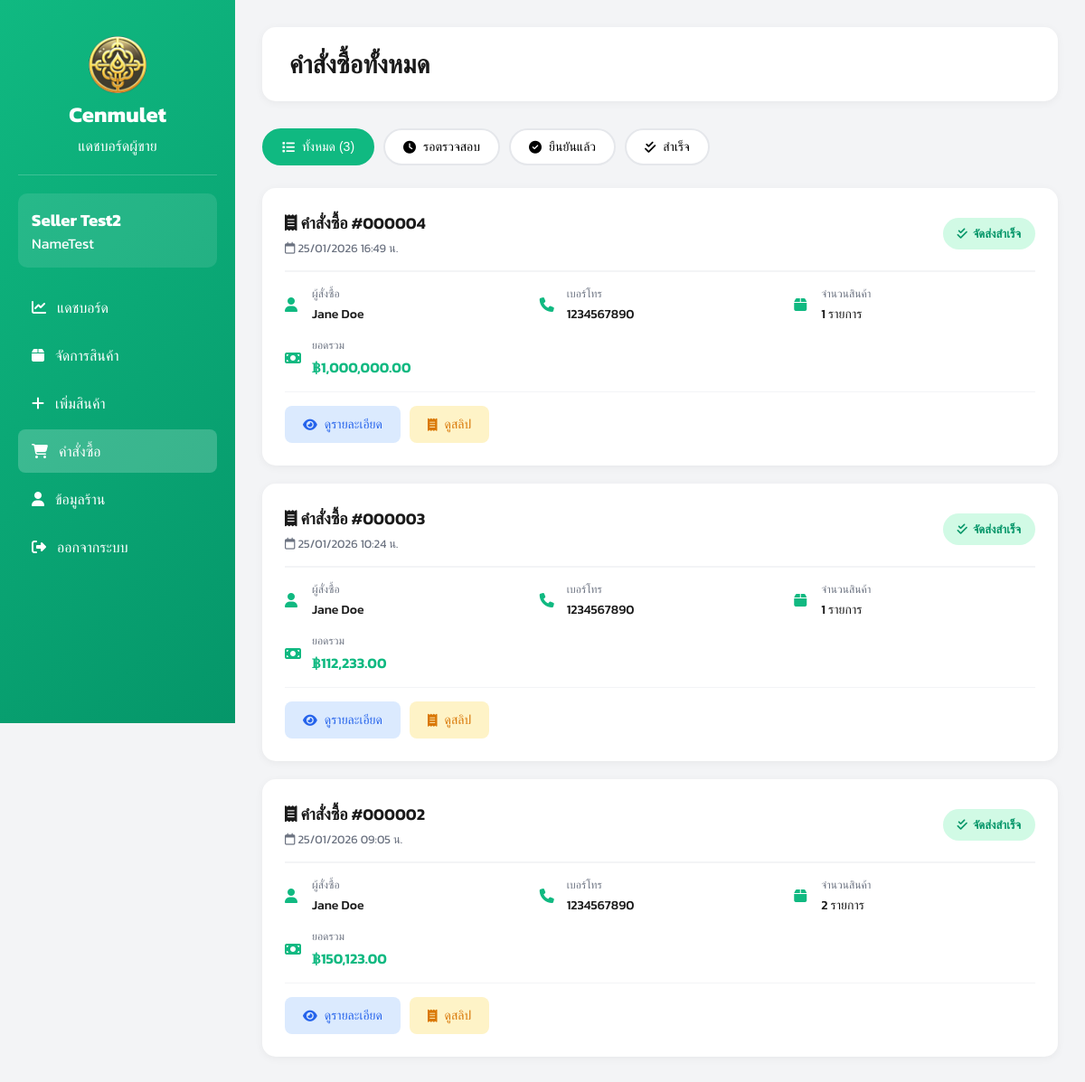
Screenshot of /views/seller/orders.php (signed in) with the database file from the repository.
### tables this page shows
CREATE TABLE sellers (
    id INTEGER PRIMARY KEY AUTOINCREMENT,
    fullname TEXT,
    store_name TEXT,
    username TEXT UNIQUE,
    password TEXT,
    address TEXT,
    img_store TEXT,
    tel TEXT,
    pay_contax TEXT,
    id_per TEXT,
    img_per TEXT
);

CREATE TABLE orders (
    id INTEGER PRIMARY KEY AUTOINCREMENT,
    user_id INTEGER,
    total_price REAL,
    status TEXT DEFAULT 'pending',
    created_at DATETIME DEFAULT CURRENT_TIMESTAMP,
    FOREIGN KEY (user_id) REFERENCES users(id)
);

### views/seller/orders.php (the view, shortened to what this page needs)
<?php
require_once __DIR__ . "/../../config/db.php";
$seller_id = $_SESSION['user_id'];
try {
    $stmt = $db->prepare("SELECT * FROM sellers WHERE id = :id");
    $stmt->execute([':id' => $seller_id]);
    $seller = $stmt->fetch(PDO::FETCH_ASSOC);
} catch (PDOException $e) {
    die("Error: " . $e->getMessage());
}
try {
    $stmt = $db->prepare("
        SELECT DISTINCT o.*, u.fullname, u.tel, u.address,
               p.slip_image, p.status as payment_status,
               COUNT(DISTINCT oi.id) as item_count
        FROM orders o
        JOIN order_items oi ON o.id = oi.order_id
        JOIN amulets a ON oi.amulet_id = a.id
        JOIN users u ON o.user_id = u.id
        LEFT JOIN payments p ON o.id = p.order_id
        WHERE a.sellerId = :seller_id
        GROUP BY o.id
        ORDER BY o.created_at DESC
    ");
    $stmt->execute([':seller_id' => $seller_id]);
    $orders = $stmt->fetchAll(PDO::FETCH_ASSOC);
} catch (PDOException $e) {
    die("Error: " . $e->getMessage());
}
?>
<!DOCTYPE html>
<html lang="th">
<head>
    <link rel="stylesheet" href="https://cdnjs.cloudflare.com/ajax/libs/font-awesome/6.5.1/css/all.min.css">
</head>
<body>
    <div class="dashboard-container">
        <aside class="sidebar">
            <div class="sidebar-header">
                <img src="/public/images/image.png" alt="" width="64px">
                <h2>Cenmulet</h2>
                <p>แดชบอร์ดผู้ขาย</p>
            </div>
            <div class="user-info">
                <h3><?php echo htmlspecialchars($seller['store_name']); ?></h3>
                <p><?php echo htmlspecialchars($seller['fullname']); ?></p>
            </div>
            <ul class="sidebar-menu">
                <li><a href="/views/seller/dashboard.php"><i class="fa-solid fa-chart-line"></i> แดชบอร์ด</a></li>
                <li><a href="/views/seller/products.php"><i class="fa-solid fa-box"></i> จัดการสินค้า</a></li>
                <li><a href="/views/seller/add_product.php"><i class="fa-solid fa-plus"></i> เพิ่มสินค้า</a></li>
                <li><a href="/views/seller/orders.php" class="active"><i class="fa-solid fa-shopping-cart"></i> คำสั่งซื้อ</a></li>
                <li><a href="/views/seller/seller_profile.php"><i class="fa-solid fa-user"></i> ข้อมูลร้าน</a></li>
                <li><a href="/auth/logout.php"><i class="fa-solid fa-right-from-bracket"></i> ออกจากระบบ</a></li>
            </ul>
        </aside>
        <main class="main-content">
            <div class="top-bar">
                <h1>คำสั่งซื้อทั้งหมด</h1>
            </div>
            <div class="filter-tabs">
                <button class="tab-btn active" onclick="filterOrders('all')">
                    <i class="fa-solid fa-list"></i> ทั้งหมด (<?php echo count($orders); ?>)
                </button>
                <button class="tab-btn" onclick="filterOrders('pending')">
                    <i class="fa-solid fa-clock"></i> รอตรวจสอบ
                </button>
                <button class="tab-btn" onclick="filterOrders('confirmed')">
                    <i class="fa-solid fa-check-circle"></i> ยืนยันแล้ว
                </button>
                <button class="tab-btn" onclick="filterOrders('completed')">
                    <i class="fa-solid fa-check-double"></i> สำเร็จ
                </button>
            </div>
            <?php if (count($orders) > 0): ?>
                <div class="orders-list">
                    <?php foreach ($orders as $order): ?>
                        <?php
                        $status_class = 'status-pending';
                        $status_text = 'รอตรวจสอบ';
                        $status_icon = 'fa-clock';
                        $data_status = 'pending';
                        if ($order['payment_status'] === 'confirmed') {
                            $status_class = 'status-confirmed';
                            $status_text = 'ยืนยันการชำระเงิน';
                            $status_icon = 'fa-check-circle';
                            $data_status = 'confirmed';
                        }
                        if ($order['status'] === 'completed') {
                            $status_class = 'status-completed';
                            $status_text = 'จัดส่งสำเร็จ';
                            $status_icon = 'fa-check-double';
                            $data_status = 'completed';
                        }
                        ?>
                        <div class="order-card" data-status="<?php echo $data_status; ?>">
                            <div class="order-header">
                                <div>
                                    <div class="order-number">
                                        <i class="fa-solid fa-receipt"></i>
                                        คำสั่งซื้อ #<?php echo str_pad($order['id'], 6, '0', STR_PAD_LEFT); ?>
                                    </div>
                                    <div style="font-size: 13px; color: #6b7280; margin-top: 5px;">
                                        <i class="fa-regular fa-calendar"></i>
                                        <?php echo date('d/m/Y H:i น.', strtotime($order['created_at'])); ?>
                                    </div>
                                </div>
                                <div class="status-badge <?php echo $status_class; ?>">
                                    <i class="fa-solid <?php echo $status_icon; ?>"></i>
                                    <?php echo $status_text; ?>
                                </div>
                            </div>
                            <div class="order-info">
                                <div class="info-item">
                                    <i class="fa-solid fa-user"></i>
                                    <div>
                                        <div class="info-label">ผู้สั่งซื้อ</div>
                                        <div class="info-value"><?php echo htmlspecialchars($order['fullname']); ?></div>
                                    </div>
                                </div>
                                <div class="info-item">
                                    <i class="fa-solid fa-phone"></i>
                                    <div>
                                        <div class="info-label">เบอร์โทร</div>
                                        <div class="info-value"><?php echo htmlspecialchars($order['tel']); ?></div>
                                    </div>
                                </div>
                                <div class="info-item">
                                    <i class="fa-solid fa-box"></i>
                                    <div>
                                        <div class="info-label">จำนวนสินค้า</div>
                                        <div class="info-value"><?php echo $order['item_count']; ?> รายการ</div>
                                    </div>
                                </div>
                                <div class="info-item">
                                    <i class="fa-solid fa-money-bill"></i>
                                    <div>
                                        <div class="info-label">ยอดรวม</div>
                                        <div class="info-value" style="color: #10b981; font-size: 16px; font-weight: 600;">
                                            ฿<?php echo number_format($order['total_price'], 2); ?>
                                        </div>
                                    </div>
                                </div>
                            </div>
                            <div class="order-actions">
                                <a href="/views/seller/order_detail.php?id=<?php echo $order['id']; ?>" class="btn btn-view">
                                    <i class="fa-solid fa-eye"></i> ดูรายละเอียด
                                </a>
                                <?php if ($order['slip_image']): ?>
                                <button onclick="showSlip('<?php echo htmlspecialchars($order['slip_image']); ?>')" class="btn btn-slip">
                                    <i class="fa-solid fa-receipt"></i> ดูสลิป
                                </button>
                                <?php endif; ?>
                            </div>
                        </div>
                    <?php endforeach; ?>
                </div>
            <?php endif; ?>
        </main>
    </div>
</body>
</html>

### views/seller/orders.php (style rules this page uses)
* { margin: 0; padding: 0; box-sizing: border-box; }
body { font-family: "Kanit", sans-serif; background: #f3f4f6; }
.dashboard-container { display: flex; min-height: 100vh; }
.sidebar { width: 260px; background: linear-gradient(135deg, #10b981 0%, #059669 100%); color: #fff; padding: 20px; position: fixed; height: 100vh; overflow-y: auto; }
.sidebar-header { text-align: center; padding: 20px 0; border-bottom: 1px solid rgba(255, 255, 255, 0.2); margin-bottom: 20px; }
.sidebar-header h2 { font-size: 24px; margin-bottom: 5px; }
.user-info { background: rgba(255, 255, 255, 0.1); padding: 15px; border-radius: 10px; margin-bottom: 20px; }
.sidebar-menu { list-style: none; }
.sidebar-menu li { margin-bottom: 5px; }
.sidebar-menu a { display: flex; align-items: center; gap: 12px; padding: 12px 15px; color: #fff; text-decoration: none; border-radius: 8px; transition: all 0.3s; }
.sidebar-menu a:hover, .sidebar-menu a.active { background: rgba(255, 255, 255, 0.2); }
.main-content { margin-left: 260px; flex: 1; padding: 30px; }
.top-bar { background: #fff; padding: 20px 30px; border-radius: 15px; box-shadow: 0 2px 10px rgba(0, 0, 0, 0.05); margin-bottom: 30px; }
.top-bar h1 { font-size: 28px; color: #1a1a1a; }
.filter-tabs { display: flex; gap: 10px; margin-bottom: 25px; flex-wrap: wrap; }
.tab-btn { padding: 10px 20px; border: 2px solid #e5e7eb; background: #fff; border-radius: 25px; font-size: 14px; font-weight: 500; cursor: pointer; transition: all 0.3s; display: flex; align-items: center; gap: 8px; }
.tab-btn.active { background: #10b981; color: #fff; border-color: #10b981; }
.orders-list { display: flex; flex-direction: column; gap: 20px; }
.order-card { background: #fff; border-radius: 15px; padding: 25px; box-shadow: 0 2px 10px rgba(0, 0, 0, 0.05); transition: all 0.3s; }
.order-header { display: flex; justify-content: space-between; align-items: center; padding-bottom: 15px; border-bottom: 2px solid #f3f4f6; margin-bottom: 15px; }
.order-number { font-size: 18px; color: #1a1a1a; font-weight: 600; }
.status-badge { padding: 8px 16px; border-radius: 20px; font-size: 13px; font-weight: 600; display: inline-flex; align-items: center; gap: 6px; }
.status-completed { background: #d1fae5; color: #059669; }
.order-info { display: grid; grid-template-columns: repeat(auto-fit, minmax(200px, 1fr)); gap: 15px; margin-bottom: 15px; }
.info-item { display: flex; align-items: center; gap: 10px; }
.info-item i { color: #10b981; width: 20px; }
.info-item div { flex: 1; }
.info-label { font-size: 12px; color: #6b7280; margin-bottom: 3px; }
.info-value { font-size: 14px; color: #1a1a1a; font-weight: 500; }
.order-actions { display: flex; gap: 10px; margin-top: 15px; padding-top: 15px; border-top: 1px solid #f3f4f6; }
.btn { padding: 10px 20px; border: none; border-radius: 8px; font-size: 14px; font-weight: 500; cursor: pointer; transition: all 0.3s; display: inline-flex; align-items: center; gap: 8px; text-decoration: none; }
.btn-view { background: #dbeafe; color: #2563eb; }
.btn-slip { background: #fef3c7; color: #d97706; }

### rows the page displays
sellers: store_name "Seller Test2", fullname "NameTest"
orders: id "000004", created_at "25/01/2026 16:49 น.", status "จัดส่งสำเร็จ", fullname "Jane Doe", tel "1234567890", item_count "1", total_price "1,000,000.00"
orders: id "000003", created_at "25/01/2026 10:24 น.", status "จัดส่งสำเร็จ", fullname "Jane Doe", tel "1234567890", item_count "1", total_price "112,233.00"
orders: id "000002", created_at "25/01/2026 09:05 น.", status "จัดส่งสำเร็จ", fullname "Jane Doe", tel "1234567890", item_count "2", total_price "150,123.00"

### other values shown
count($orders) "3"
